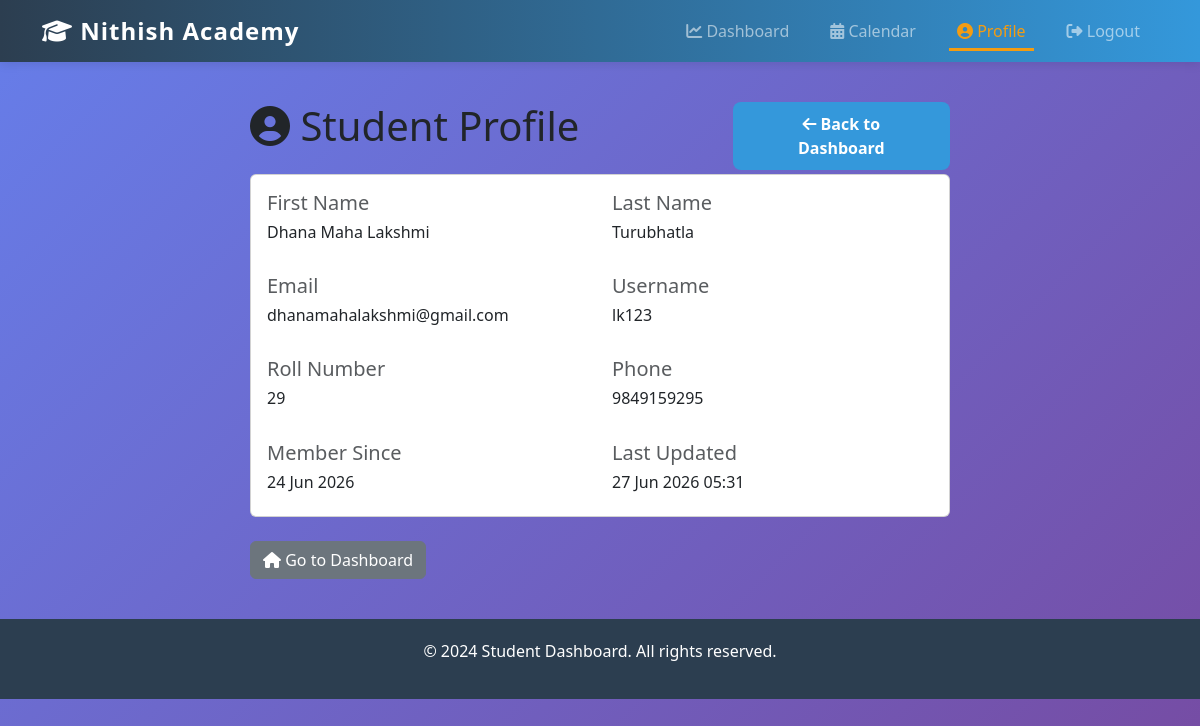
The app's page /students/profile/ (signed in) with its own data.
### students/models.py (models this page shows, shortened)
class Student(models.Model):
    user = models.OneToOneField(User, on_delete=models.CASCADE, related_name='student')
    roll_number = models.CharField(max_length=20, unique=True)
    phone = models.CharField(max_length=15, blank=True)
    date_of_birth = models.DateField(blank=True, null=True)
    date_registered = models.DateTimeField(auto_now_add=True)
    updated_at = models.DateTimeField(auto_now=True)
    is_active = models.BooleanField(default=True, help_text="Check to allow student access")
    class Meta:
        ordering = ['-date_registered']

### students/views.py (the view)
# urls.py: path('profile/', views.student_profile, name='profile'),
@login_required(login_url='students:login')
def student_profile(request):
    try:
        student = request.user.student
    except Student.DoesNotExist:
        messages.error(request, 'Student profile not found.')
        return redirect('students:login')
    context = {
        'student': student,
    }
    return render(request, 'profile.html', context)

### templates/profile.html (shortened to what this page needs)
{% extends "base.html" %}
{% block content %}
<div class="container-custom" style="max-width: 700px; margin: 40px auto;">
    <div class="row">
        <div class="col-md-8">
            <h1 class="mb-4">
                <i class="fas fa-user-circle"></i> Student Profile
            </h1>
        </div>
        <div class="col-md-4 text-end">
            <a href="{% url 'students:dashboard' %}" class="btn btn-primary">
                <i class="fas fa-arrow-left"></i> Back to Dashboard
            </a>
        </div>
    </div>
    <div class="card">
        <div class="card-body">
            <div class="row mb-4">
                <div class="col-md-6">
                    <h5 class="text-muted">First Name</h5>
                    <p class="h6">{{ user.first_name }}</p>
                </div>
                <div class="col-md-6">
                    <h5 class="text-muted">Last Name</h5>
                    <p class="h6">{{ user.last_name }}</p>
                </div>
            </div>
            <div class="row mb-4">
                <div class="col-md-6">
                    <h5 class="text-muted">Email</h5>
                    <p class="h6">{{ user.email }}</p>
                </div>
                <div class="col-md-6">
                    <h5 class="text-muted">Username</h5>
                    <p class="h6">{{ user.username }}</p>
                </div>
            </div>
            <div class="row mb-4">
                <div class="col-md-6">
                    <h5 class="text-muted">Roll Number</h5>
                    <p class="h6">{{ student.roll_number }}</p>
                </div>
                <div class="col-md-6">
                    <h5 class="text-muted">Phone</h5>
                    <p class="h6">{{ student.phone|default:"N/A" }}</p>
                </div>
            </div>
            <div class="row">
                <div class="col-md-6">
                    <h5 class="text-muted">Member Since</h5>
                    <p class="h6">{{ student.date_registered|date:"d M Y" }}</p>
                </div>
                <div class="col-md-6">
                    <h5 class="text-muted">Last Updated</h5>
                    <p class="h6">{{ student.updated_at|date:"d M Y H:i" }}</p>
                </div>
            </div>
        </div>
    </div>
    <div class="mt-4">
        <a href="{% url 'students:dashboard' %}" class="btn btn-secondary">
            <i class="fas fa-home"></i> Go to Dashboard
        </a>
    </div>
</div>
{% endblock %}

### templates/base.html (style rules this page uses)
:root { --primary-color: #3498db; --secondary-color: #2c3e50; --success-color: #27ae60; --danger-color: #e74c3c; --warning-color: #f39c12; }
* { margin: 0; padding: 0; box-sizing: border-box; }
body { font-family: 'Segoe UI', Tahoma, Geneva, Verdana, sans-serif; background: linear-gradient(135deg, #667eea 0%, #764ba2 100%); min-height: 100vh; }
.btn-primary { background: var(--primary-color); border: none; border-radius: 8px; padding: 10px 25px; font-weight: 600; transition: all 0.3s ease; }

### records on screen
Student: roll_number "29", phone "9849159295", date_registered "24 Jun 2026", updated_at "27 Jun 2026 05:31"

### other values on screen
{{ user.first_name }} "Dhana Maha Lakshmi"
{{ user.last_name }} "Turubhatla"
{{ user.email }} "dhanamahalakshmi@gmail.com"
{{ user.username }} "lk123"
